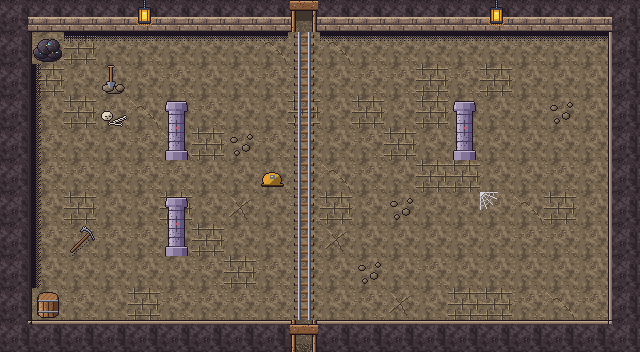

This is a level from a 2D game, rendered from its Tiled map with the project's own tilesets. A one-line summary and the complete map file follow:
An orthogonal 20x11 tile map with 32x32 px tiles, 4 tile layers (Sol, Decor, Murs, Dessus) and 6 objects (2x Sortie, 2x Spawn, Ennemi, StatueCorbeau).

<map version="1.10" tiledversion="1.12.2" orientation="orthogonal" renderorder="right-down" width="20" height="11" tilewidth="32" tileheight="32" infinite="0" nextlayerid="6" nextobjectid="7">
 <properties>
  <property name="carte_x" type="int" value="1" />
  <property name="carte_y" type="int" value="0" />
  <property name="etage" value="rdc" />
 </properties>
 <tileset firstgid="1" source="../tilesets/mine.tsx" />
 <layer id="1" name="Sol" width="20" height="11">
  <data encoding="csv">
2,1,1,2,2,2,2,5,1,2,1,1,3,1,1,2,2,1,1,1,
1,2,3,1,2,1,1,1,4,1,4,2,2,1,1,1,2,2,1,3,
2,3,1,1,1,2,1,1,2,2,1,2,2,3,2,3,1,1,1,1,
2,1,3,1,4,1,2,1,1,3,1,3,1,3,1,1,1,1,1,2,
2,2,1,1,2,4,3,1,2,1,1,2,3,1,5,1,1,1,1,3,
1,2,2,1,2,2,1,1,1,1,4,2,1,3,3,1,1,2,1,1,
1,1,3,1,1,3,1,5,1,2,3,1,1,1,1,1,4,3,1,2,
1,2,2,2,2,1,3,1,1,1,5,1,1,1,1,1,2,2,1,1,
4,1,1,1,1,1,2,3,2,1,1,1,1,2,1,1,1,1,1,1,
1,1,2,1,3,2,2,2,2,1,1,2,5,1,3,3,2,4,2,1,
1,1,1,2,1,1,1,1,2,1,1,1,1,1,1,2,1,4,1,1
</data>
 </layer>
 <layer id="2" name="Decor" width="20" height="11">
  <data encoding="csv">
0,0,0,0,0,0,0,0,0,0,0,0,0,0,0,0,0,0,0,0,
0,0,13,13,13,13,13,13,13,8,13,13,13,13,13,13,13,13,13,0,
0,14,0,167,0,0,0,0,0,8,0,0,0,0,0,0,0,0,0,0,
0,14,0,127,0,0,0,0,0,8,0,0,0,0,0,0,0,80,0,0,
0,14,0,0,0,0,0,80,0,8,0,0,0,0,0,0,0,0,0,0,
0,14,0,0,0,0,0,0,128,8,0,0,0,0,0,0,0,0,0,0,
0,14,0,0,0,0,0,0,0,8,0,0,80,0,0,124,0,0,0,0,
0,14,121,0,0,0,0,0,0,8,0,0,0,0,0,0,0,0,0,0,
0,14,0,0,0,0,0,0,0,8,0,80,0,0,0,0,0,0,0,0,
0,0,0,0,0,0,0,0,0,8,0,0,0,0,0,0,0,0,0,0,
0,0,0,0,0,0,0,0,0,0,0,0,0,0,0,0,0,0,0,0
</data>
 </layer>
 <layer id="3" name="Murs" width="20" height="11">
  <data encoding="csv">
21,17,17,17,17,17,17,17,17,41,17,17,17,17,17,17,17,17,17,22,
19,111,0,0,0,0,0,0,0,0,0,0,0,0,0,0,0,0,0,20,
19,0,0,0,0,0,0,0,0,0,0,0,0,0,0,0,0,0,0,20,
19,0,0,0,0,0,0,0,0,0,0,0,0,0,0,0,0,0,0,20,
19,0,0,0,0,144,0,0,0,0,0,0,0,0,144,0,0,0,0,20,
19,0,0,0,0,0,0,0,0,0,0,0,0,0,0,0,0,0,0,20,
19,0,0,0,0,0,0,0,0,0,0,0,0,0,0,0,0,0,0,20,
19,0,0,0,0,144,0,0,0,0,0,0,0,0,0,0,0,0,0,20,
19,0,0,0,0,0,0,0,0,0,0,0,0,0,0,0,0,0,0,20,
19,122,0,0,0,0,0,0,0,0,0,0,0,0,0,0,0,0,0,20,
23,18,18,18,18,18,18,18,18,42,18,18,18,18,18,18,18,18,18,24
</data>
 </layer>
 <objectgroup id="4" name="Objets">
  <object id="1" type="Sortie" x="288" y="0" width="32" height="32">
   <properties>
    <property name="cible_carte" value="res://scenes/rooms/donjon2_salle_02_room.tscn" />
    <property name="cible_spawn" value="depuis_sud" />
    <property name="godot_node_type" value="area" />
   </properties>
  </object>
  <object id="2" type="Sortie" x="288" y="320" width="32" height="32">
   <properties>
    <property name="cible_carte" value="res://scenes/rooms/montagne_room.tscn" />
    <property name="cible_spawn" value="depuis_mine" />
    <property name="godot_node_type" value="area" />
   </properties>
  </object>
  <object id="3" type="Spawn" x="304" y="80">
   <properties>
    <property name="id" value="depuis_nord" />
   </properties>
   <point />
  </object>
  <object id="4" type="Spawn" x="304" y="272">
   <properties>
    <property name="id" value="depuis_montagne" />
   </properties>
   <point />
  </object>
  <object id="5" type="Ennemi" x="496" y="112">
   <properties>
    <property name="type" value="caillou_rampant" />
    <property name="variante" value="normal" />
   </properties>
   <point />
  </object>
  <object id="6" type="StatueCorbeau" x="432" y="272">
   <properties>
    <property name="id" value="donjon2_statue_01" />
   </properties>
   <point />
  </object>
 </objectgroup>
 <layer id="5" name="Dessus" width="20" height="11">
  <data encoding="csv">
0,0,0,0,120,0,0,0,0,45,0,0,0,0,0,120,0,0,0,0,
0,0,0,0,0,0,0,0,0,0,0,0,0,0,0,0,0,0,0,0,
0,0,0,0,0,0,0,0,0,0,0,0,0,0,0,0,0,0,0,0,
0,0,0,0,0,143,0,0,0,0,0,0,0,0,143,0,0,0,0,0,
0,0,0,0,0,0,0,0,0,0,0,0,0,0,0,0,0,0,0,0,
0,0,0,0,0,0,0,0,0,0,0,0,0,0,0,0,0,0,0,0,
0,0,0,0,0,143,0,0,0,0,0,0,0,0,0,0,0,0,0,0,
0,0,0,0,0,0,0,0,0,0,0,0,0,0,0,0,0,0,0,0,
0,0,0,0,0,0,0,0,0,0,0,0,0,0,0,0,0,0,0,0,
0,0,0,0,0,0,0,0,0,0,0,0,0,0,0,0,0,0,0,0,
0,0,0,0,0,0,0,0,0,46,0,0,0,0,0,0,0,0,0,0
</data>
 </layer>
</map>
